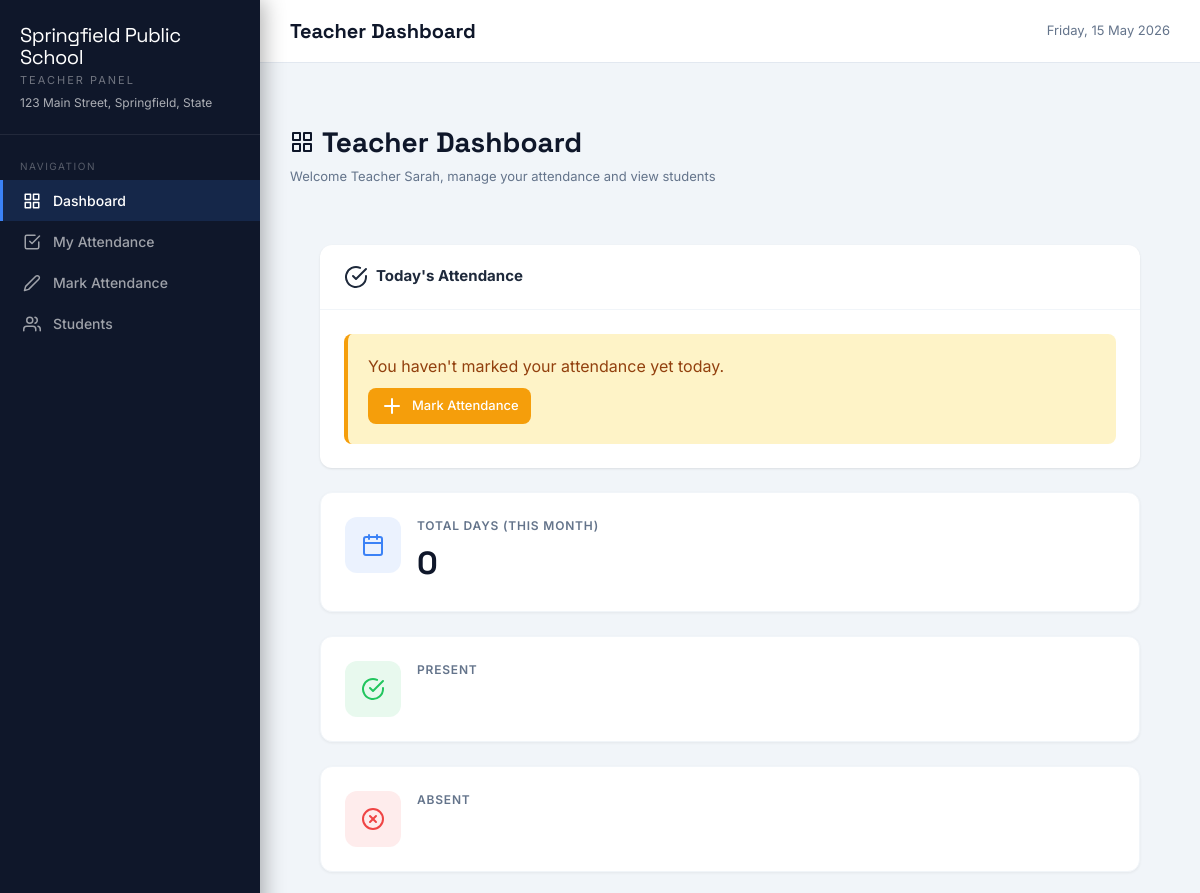
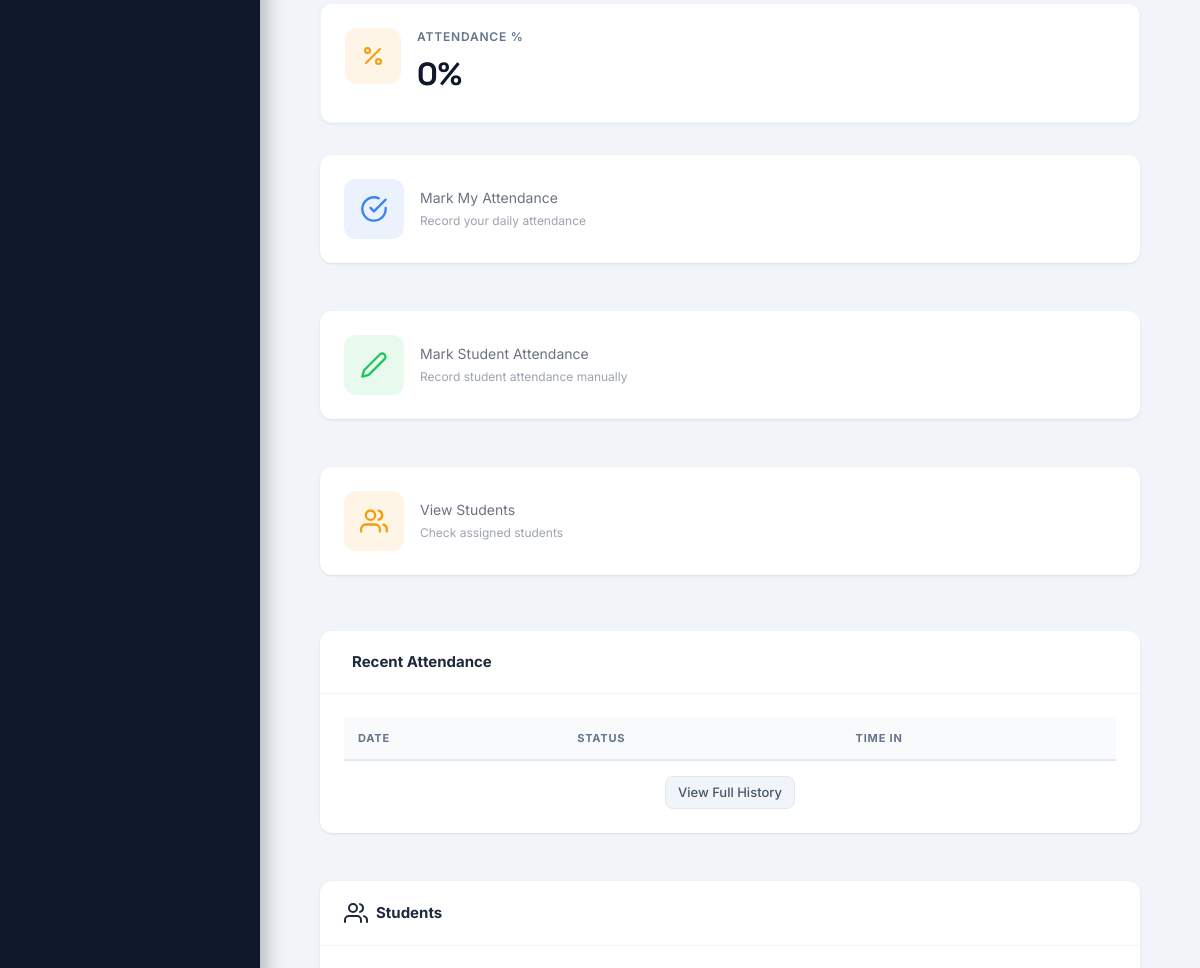
The app's page /teacher/dashboard.php (signed in, upper part), older data (2 pictures, top to bottom).
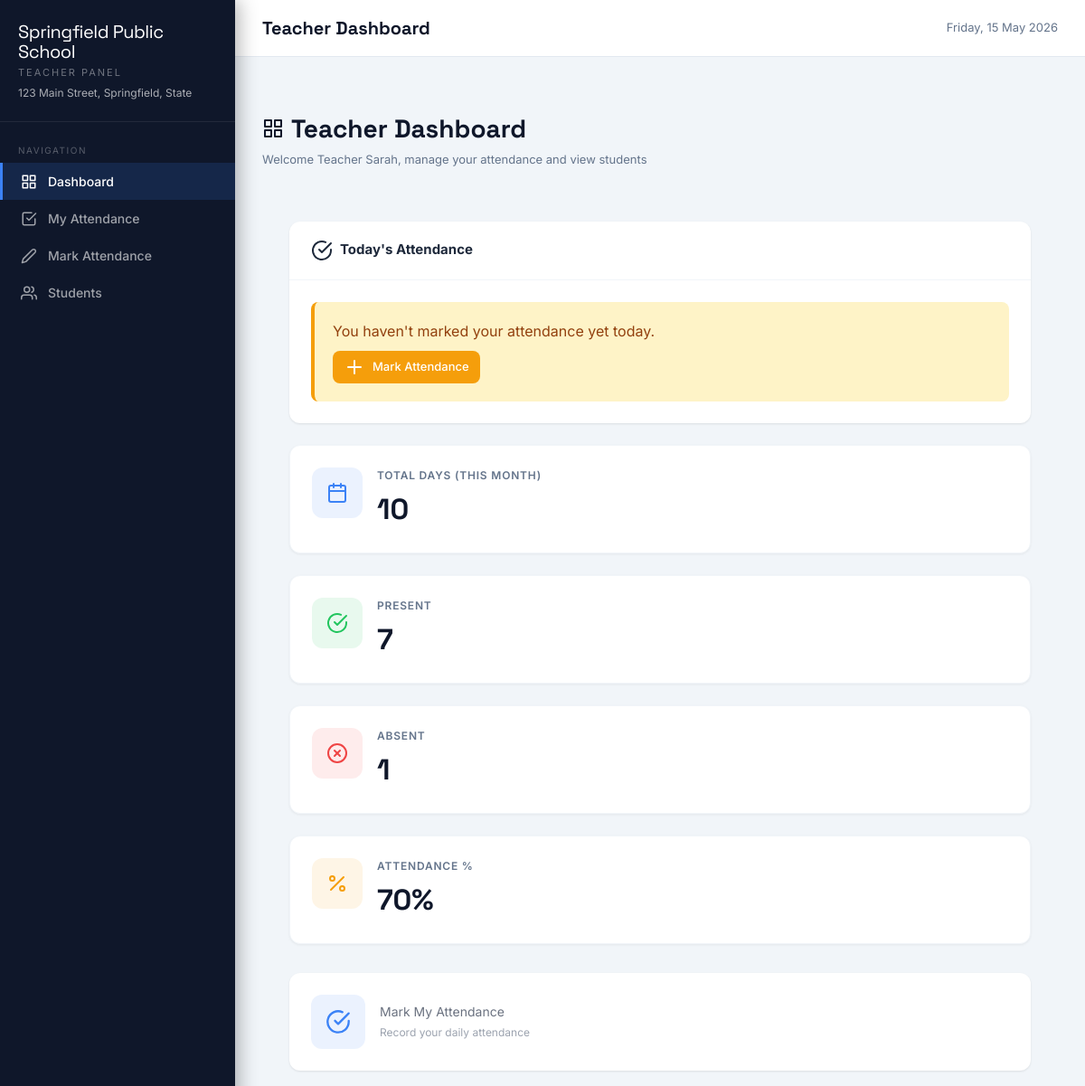
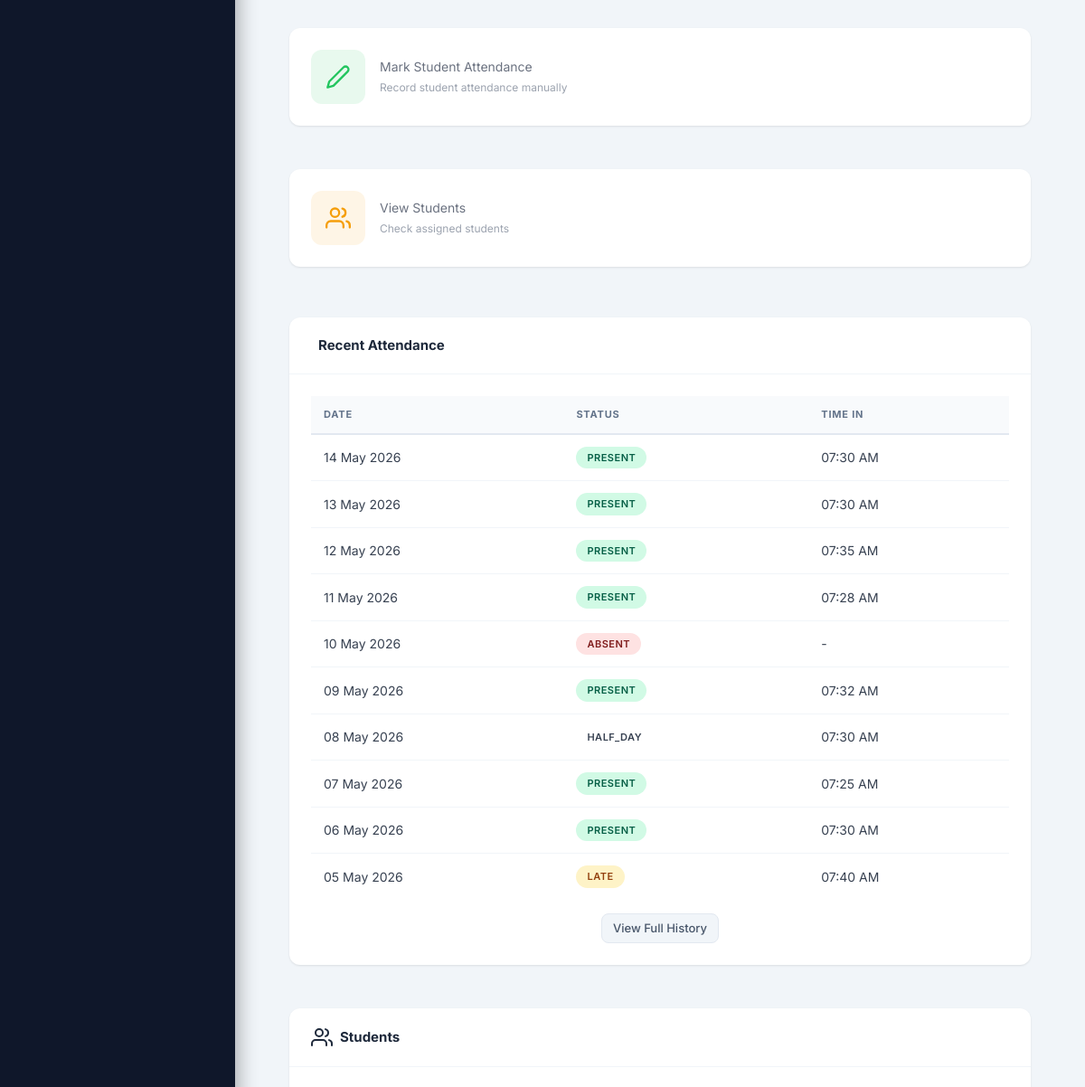
The same page, newer data (2 pictures, top to bottom).
### tables this page shows
CREATE TABLE IF NOT EXISTS teacher_attendance (
    id INT AUTO_INCREMENT PRIMARY KEY,
    teacher_id INT NOT NULL,
    date DATE NOT NULL,
    time_in TIME,
    time_out TIME,
    status ENUM('present','absent','late','half_day','on_leave') DEFAULT 'present',
    notes TEXT,
    created_at TIMESTAMP DEFAULT CURRENT_TIMESTAMP,
    updated_at TIMESTAMP DEFAULT CURRENT_TIMESTAMP ON UPDATE CURRENT_TIMESTAMP,
    FOREIGN KEY (teacher_id) REFERENCES users(id) ON DELETE CASCADE,
    UNIQUE KEY unique_teacher_date (teacher_id, date)
);

### config.php (called while the page is built, shortened)
<?php
function getDB() {
    static $pdo = null;
    if ($pdo === null) {
        try {
            $dsn = "mysql:host=" . DB_HOST . ";port=" . DB_PORT . ";dbname=" . DB_NAME . ";charset=utf8mb4";
            $options = [
                PDO::ATTR_ERRMODE            => PDO::ERRMODE_EXCEPTION,
                PDO::ATTR_DEFAULT_FETCH_MODE => PDO::FETCH_ASSOC,
                PDO::ATTR_EMULATE_PREPARES   => false,
            ];
            $pdo = new PDO($dsn, DB_USER, DB_PASS, $options);
        } catch (PDOException $e) {
            die(json_encode(['error' => 'Database connection failed: ' . $e->getMessage()]));
        }
    }
    return $pdo;
}
function getSetting($key) {
    try {
        $db = getDB();
        $stmt = $db->prepare("SELECT setting_value FROM settings WHERE setting_key = ?");
        $stmt->execute([$key]);
        $row = $stmt->fetch();
        return $row ? $row['setting_value'] : null;
    } catch (Exception $e) {
        return null;
    }
}
function formatDate($date) {
    return date('d M Y', strtotime($date));
}
function formatTime($time) {
    return date('h:i A', strtotime($time));
}
?>

### teacher/dashboard.php (the view, shortened to what the changed rows need)
<?php
require_once __DIR__ . '/../header.php';
$db = getDB();
$user = getCurrentUser();
$stmt = $db->prepare("
    SELECT * FROM teacher_attendance
    WHERE teacher_id = ?
    ORDER BY date DESC
    LIMIT 10
");
$stmt->execute([$user['id']]);
$recentAttendance = $stmt->fetchAll();
$stmt = $db->prepare("
    SELECT
        COUNT(*) as total,
        SUM(CASE WHEN status = 'present' THEN 1 ELSE 0 END) as present,
        SUM(CASE WHEN status = 'absent' THEN 1 ELSE 0 END) as absent,
        SUM(CASE WHEN status = 'late' THEN 1 ELSE 0 END) as late
    FROM teacher_attendance
    WHERE teacher_id = ? AND MONTH(date) = MONTH(CURDATE()) AND YEAR(date) = YEAR(CURDATE())
");
$stmt->execute([$user['id']]);
$stats = $stmt->fetch();
$attendance_percentage = $stats['total'] > 0 ? round(($stats['present'] / $stats['total']) * 100, 1) : 0;
?>
<div class="page-header">
    <div class="header-content">
        <h1><i data-feather="grid"></i> Teacher Dashboard</h1>
    </div>
</div>
<div class="page-content">
    <div class="grid grid-cols-1 md:grid-cols-4 gap-6 mb-8">
        <div class="stat-card">
            <div class="stat-content">
                <p class="stat-label">Total Days (This Month)</p>
                <p class="stat-value"><?= $stats['total'] ?></p>
            </div>
        </div>
        <div class="stat-card">
            <div class="stat-content">
                <p class="stat-label">Present</p>
                <p class="stat-value"><?= $stats['present'] ?></p>
            </div>
        </div>
        <div class="stat-card">
            <div class="stat-content">
                <p class="stat-label">Absent</p>
                <p class="stat-value"><?= $stats['absent'] ?></p>
            </div>
        </div>
        <div class="stat-card">
            <div class="stat-content">
                <p class="stat-label">Attendance %</p>
                <p class="stat-value"><?= $attendance_percentage ?>%</p>
            </div>
        </div>
    </div>
    <div class="grid grid-cols-1 lg:grid-cols-2 gap-6">
        <div class="card">
            <div class="card-body">
                <div class="table-wrapper">
                    <table class="table table-sm">
                        <thead>
                            <tr>
                                <th>Date</th>
                                <th>Status</th>
                                <th>Time In</th>
                            </tr>
                        </thead>
                        <tbody>
                            <?php foreach ($recentAttendance as $record): ?>
                            <tr>
                                <td><?= formatDate($record['date']) ?></td>
                                <td><span class="badge badge-<?= $record['status'] ?>"><?= ucfirst($record['status']) ?></span></td>
                                <td><?= $record['time_in'] ? formatTime($record['time_in']) : '-' ?></td>
                            </tr>
                            <?php endforeach; ?>
                        </tbody>
                    </table>
                </div>
            </div>
        </div>
    </div>
</div>
<?php require_once __DIR__ . '/../footer.php'; ?>

### header.php (shortened to what the changed rows need)
<?php
$user = getCurrentUser();
$role = $user['role'] ?? '';
$schoolName = getSetting('school_name') ?: APP_NAME;
$navItems = [];
if ($role === 'admin') {
    $navItems = [
        ['url'=>'dashboard.php','icon'=>'grid','label'=>'Dashboard'],
        ['url'=>'students.php','icon'=>'users','label'=>'Students'],
        ['url'=>'teachers.php','icon'=>'briefcase','label'=>'Teachers'],        ['url'=>'principals.php','icon'=>'user-check','label'=>'Principals'],        ['url'=>'attendance.php','icon'=>'check-square','label'=>'Attendance'],
        ['url'=>'daily-report.php','icon'=>'calendar','label'=>'Daily Report'],
        ['url'=>'performance.php','icon'=>'trending-up','label'=>'Performance'],
        ['url'=>'reports.php','icon'=>'bar-chart-2','label'=>'Reports'],
        ['url'=>'logs.php','icon'=>'file-text','label'=>'Logs'],
        ['url'=>'settings.php','icon'=>'settings','label'=>'Settings'],
    ];
} elseif ($role === 'principal') {
    $navItems = [
        ['url'=>'dashboard.php','icon'=>'grid','label'=>'Dashboard'],
        ['url'=>'reports.php','icon'=>'bar-chart-2','label'=>'Reports'],
        ['url'=>'attendance.php','icon'=>'check-square','label'=>'Attendance'],
    ];
} elseif ($role === 'teacher') {
    $navItems = [
        ['url'=>'dashboard.php','icon'=>'grid','label'=>'Dashboard'],
        ['url'=>'my-attendance.php','icon'=>'check-square','label'=>'My Attendance'],
        ['url'=>'mark-attendance.php','icon'=>'edit-2','label'=>'Mark Attendance'],
        ['url'=>'students.php','icon'=>'users','label'=>'Students'],
    ];
}
$currentPage = basename($_SERVER['PHP_SELF']);
?>
<!DOCTYPE html>
<html lang="en">
<head>
    <script src="https://cdn.tailwindcss.com"></script>
</head>
<body>
<div class="sidebar" id="sidebar">
    <div class="sidebar-logo">
        <div class="logo-text">
            <h1><?= htmlspecialchars($schoolName) ?></h1>
        </div>
    </div>
    <nav class="nav-section">
        <div class="nav-label">Navigation</div>
        <?php foreach($navItems as $item): ?>
        <a href="<?= $item['url'] ?>" class="nav-item <?= $currentPage === $item['url'] ? 'active' : '' ?>">
            <i data-feather="<?= $item['icon'] ?>"></i>
            <?= $item['label'] ?>
        </a>
        <?php endforeach; ?>
    </nav>
</div>
<div class="main-content">
    <div class="page-wrapper" style="padding:30px;background:#f1f5f9;">

Row changes from the older to the newer data that the page shows:
added teacher_attendance: date "14 May 2026", status "PRESENT", time_in "07:30 AM"
added teacher_attendance: date "13 May 2026", status "PRESENT", time_in "07:30 AM"
added teacher_attendance: date "12 May 2026", status "PRESENT", time_in "07:35 AM"
added teacher_attendance: date "11 May 2026", status "PRESENT", time_in "07:28 AM"
added teacher_attendance: date "10 May 2026", status "ABSENT"
added teacher_attendance: date "09 May 2026", status "PRESENT", time_in "07:32 AM"
added teacher_attendance: date "08 May 2026", status "HALF_DAY", time_in "07:30 AM"
added teacher_attendance: date "07 May 2026", status "PRESENT", time_in "07:25 AM"
added teacher_attendance: date "06 May 2026", status "PRESENT", time_in "07:30 AM"
added teacher_attendance: date "05 May 2026", status "LATE", time_in "07:40 AM"
Text that changed along with them:
$stats['total']: "0" → "10"
$stats['present']: (not shown) → "7"
$stats['absent']: (not shown) → "1"
$attendance_percentage: "0" → "70"
